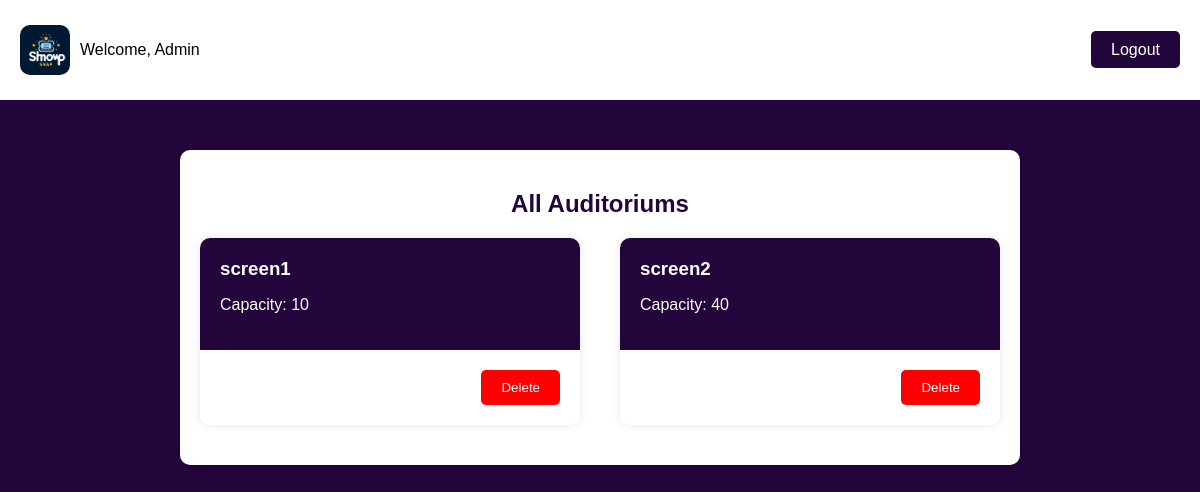
Page /list_auditoriums/ on the earlier database version.
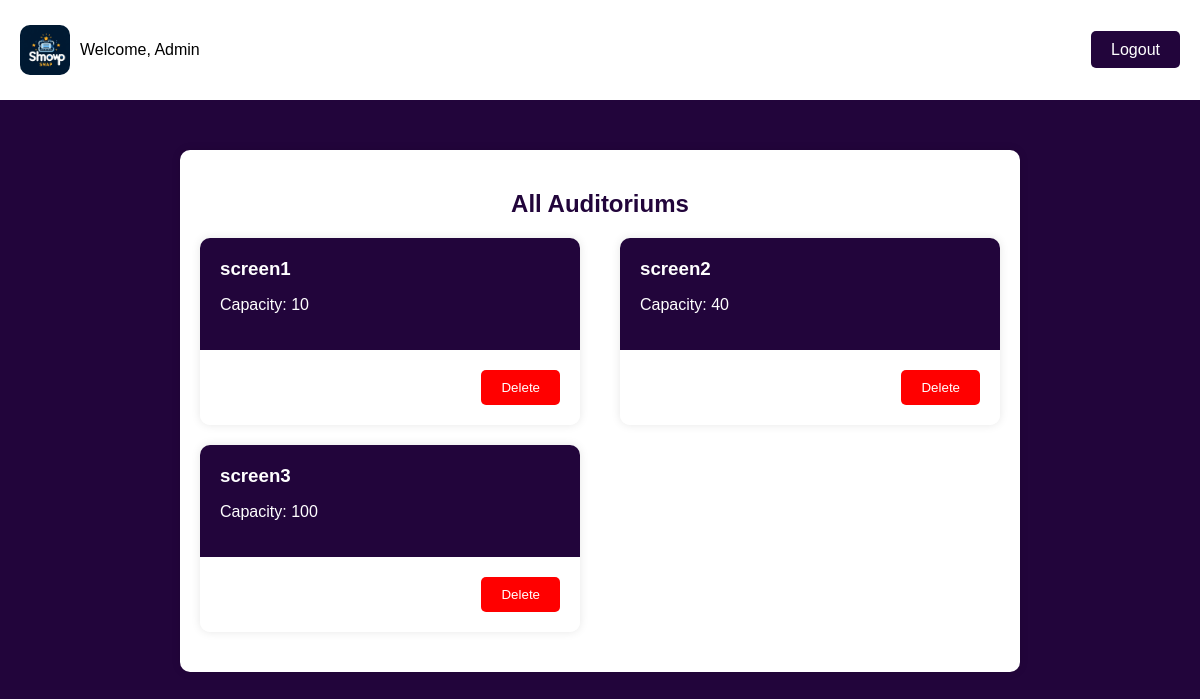
Same page on the later database version.
### showsnapapp/models.py (models this page shows, shortened)
class Auditorium(models.Model):#screen
    name = models.CharField(max_length=50)
    capacity = models.IntegerField()

### showsnapapp/views.py (the view)
# urls.py: path('list_auditoriums/', views.list_auditoriums, name='list_auditoriums'),
def list_auditoriums(request):
    auditoriums = Auditorium.objects.all()
    return render(request, 'auditorium_list.html', {'auditoriums': auditoriums})

### showsnapapp/templates/auditorium_list.html (shortened to what this page needs)
{% load static %}
<!DOCTYPE html>
<html lang="en">
<head>
    <link rel="stylesheet" href="{% static 'css/auditorium_list.css' %}">
    <link rel="stylesheet" href="{% static 'css/admin_dashboard.css' %}">
</head>
<body style="background-color: #22053b;">
    <nav class="navbar">
        <div class="navbar-left">
            <img src="{% static 'images/logo.png' %}" alt="Logo" class="logo">
            <span>Welcome, Admin</span>
        </div>
        <div class="navbar-right">
            <a href="{% url 'logout' %}" class="logout-btn">Logout</a>
        </div>
    </nav>
    <div class="container">
        <h2>All Auditoriums</h2>
        <div class="auditorium-container">
            {% for auditorium in auditoriums %}
            <div class="card">
                <div class="card-header">
                    <h3>{{ auditorium.name }}</h3>
                    <p>Capacity: {{ auditorium.capacity }}</p>
                </div>
                <div class="card-footer">
                    <form action="{% url 'delete_auditorium' auditorium.id %}" method="post" onsubmit="return confirm('Are you sure you want to delete this auditorium?');">
                        <button type="submit" class="delete-btn">Delete</button>
                    </form>
                </div>
            </div>
            {% endfor %}
        </div>
    </div>
</body>
</html>

Differences in the rows shown:
added Auditorium: name "screen3", capacity "100"
